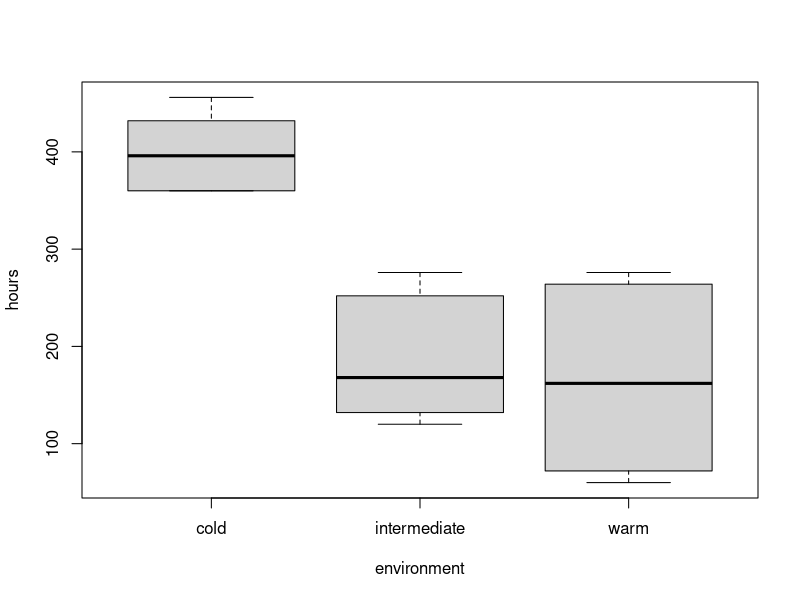
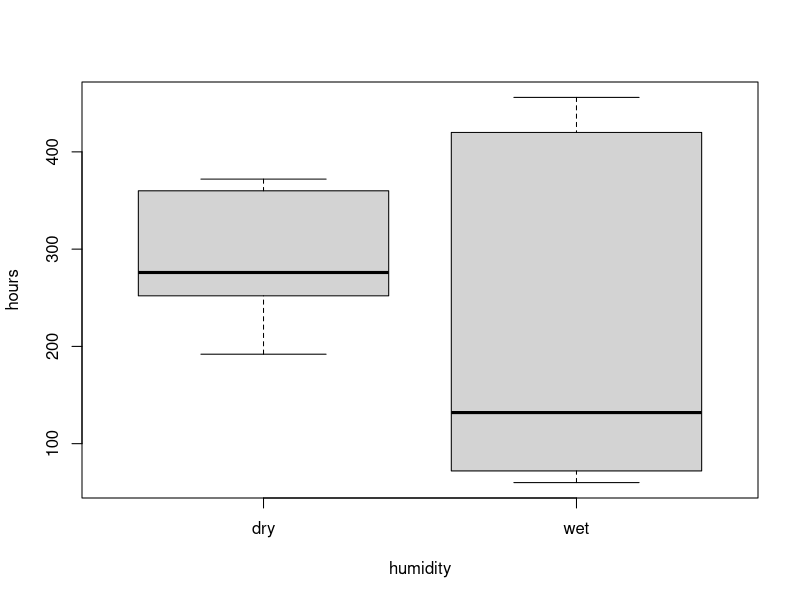
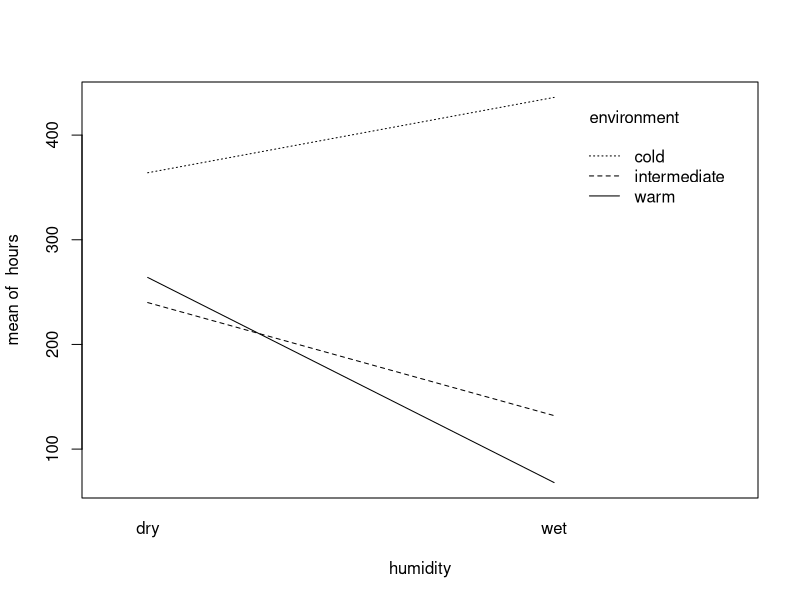
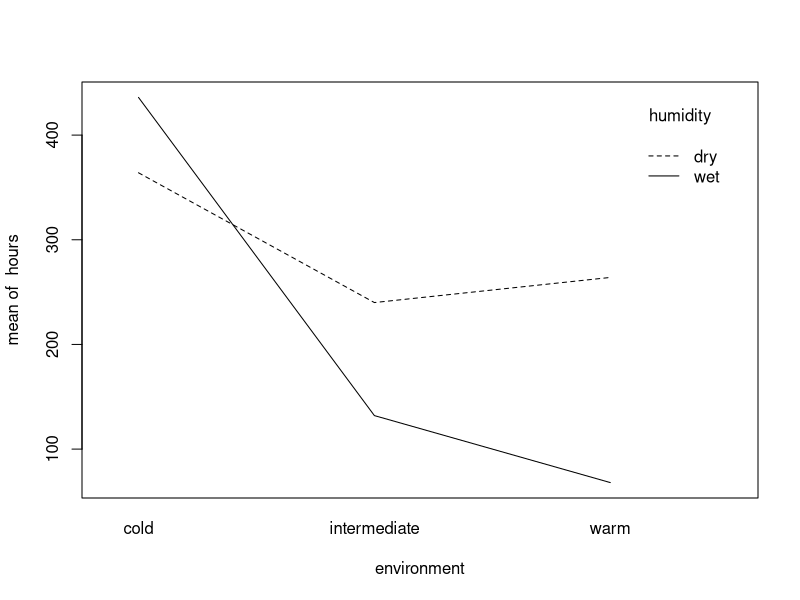
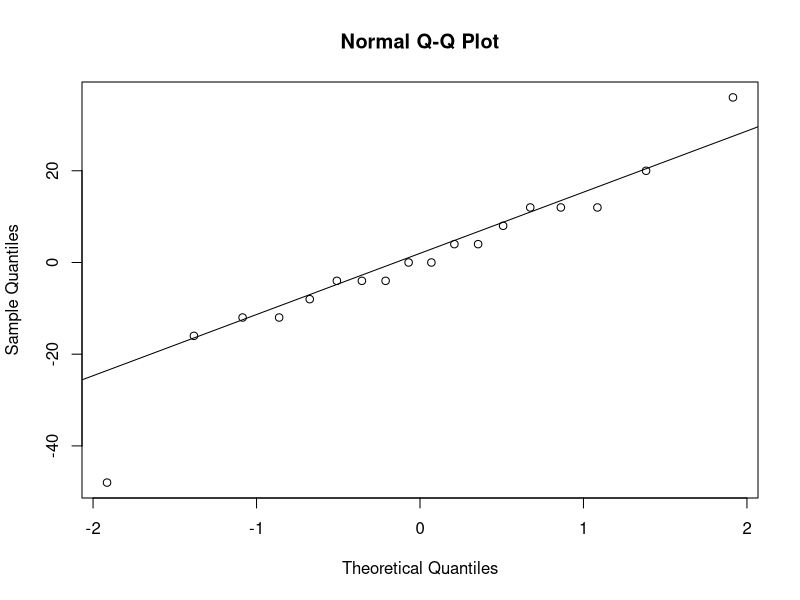
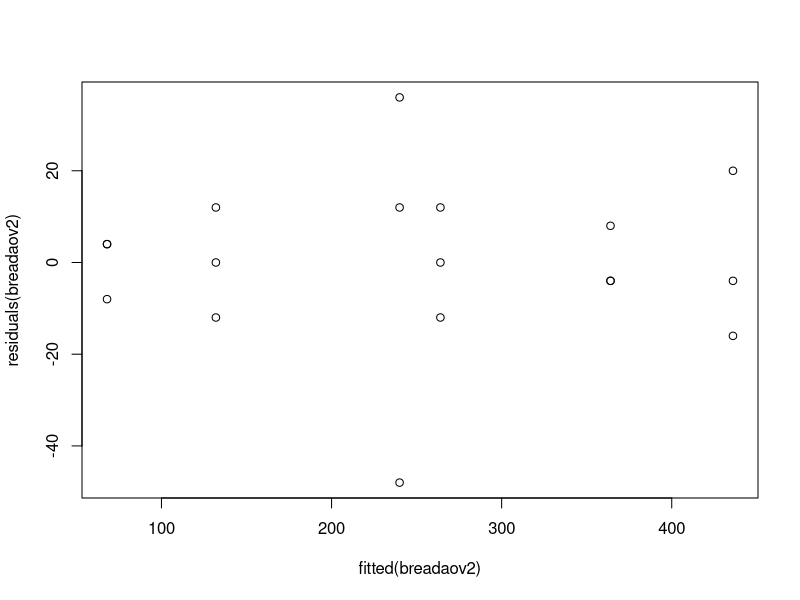
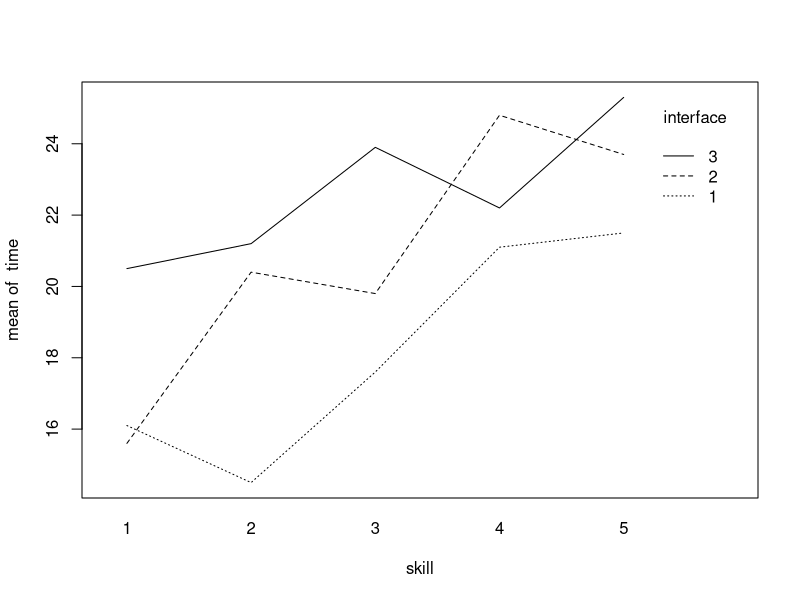
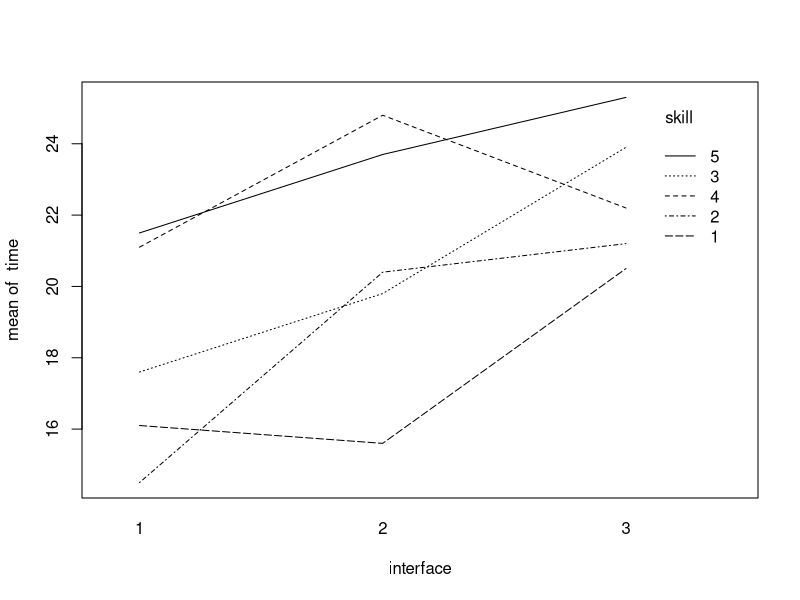

The R source for these figures, in order:
library(multcomp)
library(lme4)
 ###EXERCISE 1

##T1

bread = read.table("bread.txt", header=TRUE)
attach(bread)

N=3
I=3
J=2

rbind(rep(1:I,each=N*J),rep(1:J,N*I),sample(1:(N*I*J)))

##T2

boxplot(hours~environment,data=bread)
boxplot(hours~humidity,data=bread)

interaction.plot(humidity,environment,hours)
interaction.plot(environment,humidity,hours)

##T3

bread$humidity=as.factor(bread$humidity)
bread$environment=as.factor(bread$environment)
breadaov=lm(hours~humidity*environment,data=bread)
anova(breadaov)

#Environment and humidity have main effect according to the p-value. 
#Looking at the p-value of humidity:environment we see that there is interaction between the two factors



##T4

contrasts(bread$humidity)=contr.sum
contrasts(bread$environment)=contr.sum
breadaov2=lm(hours~humidity*environment,data=bread)
summary(breadaov2)

##T5

qqnorm(residuals(breadaov2))
qqline(residuals(breadaov2))
plot(fitted(breadaov2),residuals(breadaov2))

#The normality according to the qq-plot could be doubtful because of the extreme values.
#In the plot we see that the values don't change systematically. We can see some outliers between 200 and 300.


###EXERCISE 2

##T1

search = read.table("search.txt", header=TRUE)
attach(search)

#gotta do the randomization again but still don't get how that works 
#like in the last exercise


##T2
interaction.plot(skill,interface,time)
interaction.plot(interface,skill,time)

#The lines seems unparallel which indicates that there might be interaction

##T3

search$skill = as.factor(search$skill)
search$interface = as.factor(search$interface)

searchaov = lm(time~interface,data=search)
anova(searchaov)

#H0 mu0=mu1=mu2=mu3=mu4 cannot be rejected.
#I used 1 way anova because searchaov = lm(time~interface*skill,data=search) was not returning p-value.


##T4


##T5


##T6


##T7



###EXERCISE 3

##T1


##T2


##T3


##T4



###EXERCISE 4

##T1


##T2


##T3


##T4



###EXERCISE 5

##T1


##T2


##T3


##T4




###EXERCISE 6

##T1


##T2


##T3


##T4


##T5



###EXERCISE 7
